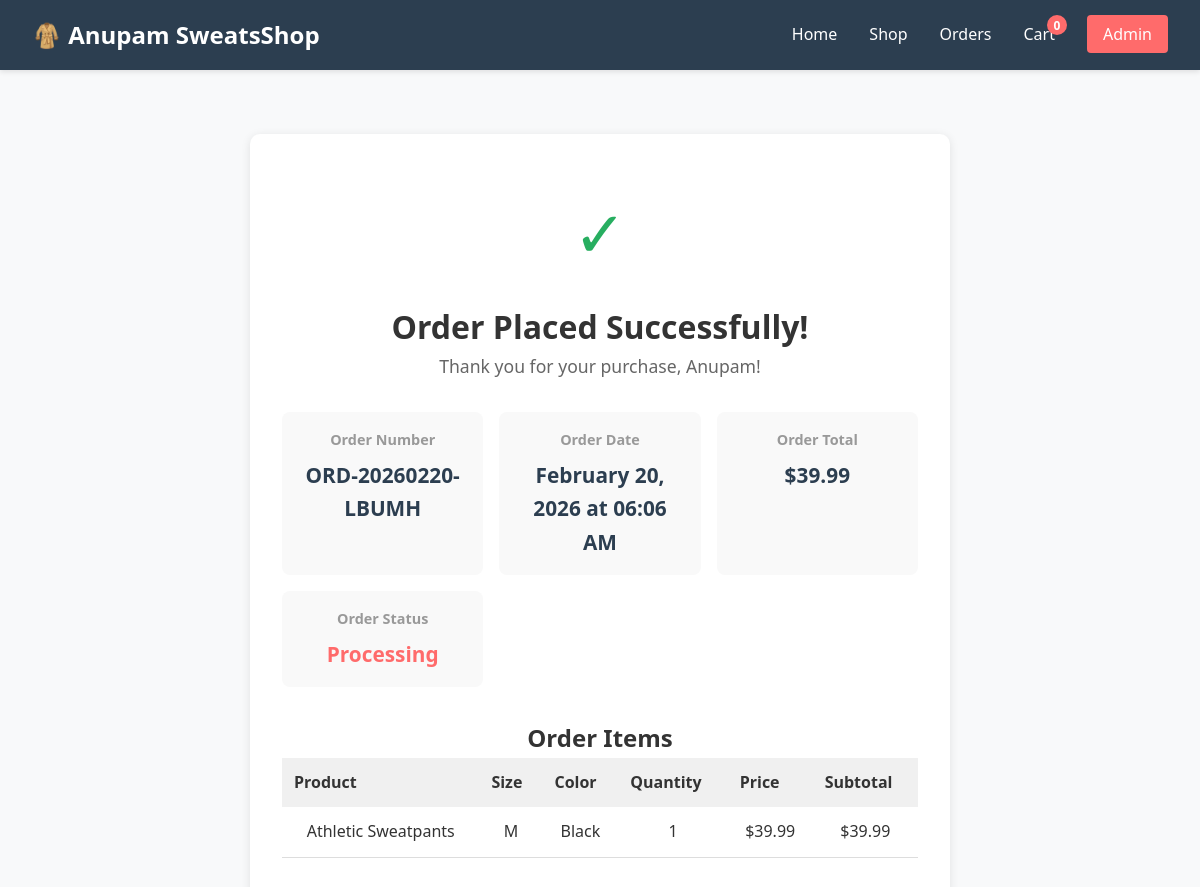
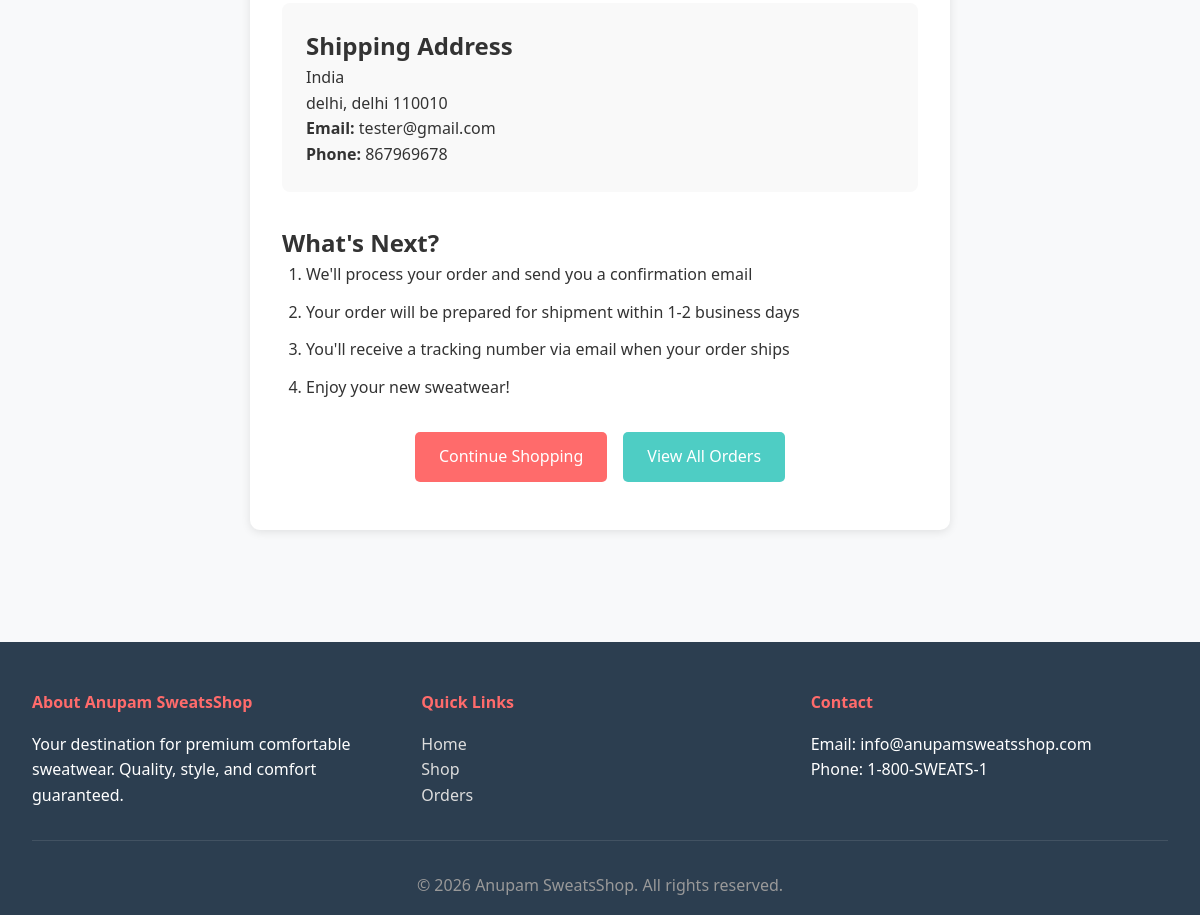
/order-success/1, run on the app's committed database (2 pictures, top to bottom).
### app.py (models this page shows, shortened)
class Order(db.Model):
    __tablename__ = 'orders'
    id = db.Column(db.Integer, primary_key=True)
    order_number = db.Column(db.String(20), unique=True, nullable=False)
    customer_name = db.Column(db.String(100), nullable=False)
    customer_email = db.Column(db.String(100), nullable=False)
    customer_phone = db.Column(db.String(20))
    shipping_address = db.Column(db.String(300), nullable=False)
    shipping_city = db.Column(db.String(50), nullable=False)
    shipping_state = db.Column(db.String(50))
    shipping_zip = db.Column(db.String(10))
    total_amount = db.Column(db.Float, nullable=False)
    status = db.Column(db.String(20), default='Pending')  # Pending, Processing, Shipped, Delivered, Cancelled
    payment_method = db.Column(db.String(50))
    notes = db.Column(db.Text)
    created_at = db.Column(db.DateTime, default=datetime.utcnow)
    updated_at = db.Column(db.DateTime, default=datetime.utcnow, onupdate=datetime.utcnow)
    items = db.relationship('OrderItem', backref='order', lazy=True, cascade='all, delete-orphan')

class OrderItem(db.Model):
    __tablename__ = 'order_items'
    id = db.Column(db.Integer, primary_key=True)
    order_id = db.Column(db.Integer, db.ForeignKey('orders.id'), nullable=False)
    product_id = db.Column(db.Integer, db.ForeignKey('products.id'), nullable=False)
    quantity = db.Column(db.Integer, nullable=False)
    size = db.Column(db.String(10))
    color = db.Column(db.String(50))
    price_at_purchase = db.Column(db.Float, nullable=False)
    created_at = db.Column(db.DateTime, default=datetime.utcnow)

class Product(db.Model):
    __tablename__ = 'products'
    id = db.Column(db.Integer, primary_key=True)
    name = db.Column(db.String(100), nullable=False, unique=True)
    description = db.Column(db.Text)
    price = db.Column(db.Float, nullable=False)
    stock = db.Column(db.Integer, default=0)
    category = db.Column(db.String(50))
    image_url = db.Column(db.String(255))
    created_at = db.Column(db.DateTime, default=datetime.utcnow)
    orders = db.relationship('OrderItem', backref='product', lazy=True)

### app.py (the view)
@app.route('/order-success/<int:order_id>')
def order_success(order_id):
    order = Order.query.get_or_404(order_id)
    return render_template('success.html', order=order)

### app.py (called while the page is built)
def get_cart_from_session():
    return session.get('cart', {})

@app.context_processor
def inject_cart_count():
    cart = get_cart_from_session()
    cart_count = sum(item['quantity'] for item in cart.values())
    return dict(cart_count=cart_count)

### templates/success.html (shortened to what this page needs)
{% extends 'base.html' %}
{% block content %}
<div class="success-container">
    <div class="success-content">
        <div class="success-icon">✓</div>
        <h1>Order Placed Successfully!</h1>
        <p class="success-message">Thank you for your purchase, {{ order.customer_name }}!</p>
        <div class="order-details">
            <div class="detail-box">
                <h3>Order Number</h3>
                <p class="detail-value">{{ order.order_number }}</p>
            </div>
            <div class="detail-box">
                <h3>Order Date</h3>
                <p class="detail-value">{{ order.created_at.strftime('%B %d, %Y at %I:%M %p') }}</p>
            </div>
            <div class="detail-box">
                <h3>Order Total</h3>
                <p class="detail-value">${{ "%.2f"|format(order.total_amount) }}</p>
            </div>
            <div class="detail-box">
                <h3>Order Status</h3>
                <p class="detail-value status-{{ order.status.lower() }}">{{ order.status }}</p>
            </div>
        </div>
        <div class="items-summary">
            <h2>Order Items</h2>
            <table class="items-table">
                <thead>
                    <tr>
                        <th>Product</th>
                        <th>Size</th>
                        <th>Color</th>
                        <th>Quantity</th>
                        <th>Price</th>
                        <th>Subtotal</th>
                    </tr>
                </thead>
                <tbody>
                    {% for item in order.items %}
                    <tr>
                        <td>{{ item.product.name }}</td>
                        <td>{{ item.size }}</td>
                        <td>{{ item.color }}</td>
                        <td>{{ item.quantity }}</td>
                        <td>${{ "%.2f"|format(item.price_at_purchase) }}</td>
                        <td>${{ "%.2f"|format(item.quantity * item.price_at_purchase) }}</td>
                    </tr>
                    {% endfor %}
                </tbody>
            </table>
        </div>
        <div class="shipping-info">
            <h2>Shipping Address</h2>
            <p>
                {{ order.shipping_address }}<br>
                {{ order.shipping_city }}, {{ order.shipping_state }} {{ order.shipping_zip }}<br>
                <strong>Email:</strong> {{ order.customer_email }}<br>
                {% if order.customer_phone %}<strong>Phone:</strong> {{ order.customer_phone }}{% endif %}
            </p>
        </div>
        <div class="next-steps">
            <h2>What's Next?</h2>
            <ol>
                <li>We'll process your order and send you a confirmation email</li>
                <li>Your order will be prepared for shipment within 1-2 business days</li>
                <li>You'll receive a tracking number via email when your order ships</li>
                <li>Enjoy your new sweatwear!</li>
            </ol>
        </div>
        <div class="success-actions">
            <a href="/shop" class="btn btn-primary">Continue Shopping</a>
            <a href="/orders" class="btn btn-secondary">View All Orders</a>
        </div>
    </div>
</div>
{% endblock %}

### static/css/style.css (style rules this page uses)
* { margin: 0; padding: 0; box-sizing: border-box; }
:root { --primary-color: #ff6b6b; --secondary-color: #4ecdc4; --dark-color: #2c3e50; --light-color: #ecf0f1; --text-color: #333; --border-color: #ddd; --success-color: #27ae60; --warning-color: #f39c12; --danger-color: #e74c3c; }
html { scroll-behavior: smooth; }
body { font-family: 'Segoe UI', Tahoma, Geneva, Verdana, sans-serif; line-height: 1.6; color: var(--text-color); background-color: #f8f9fa; }
.btn { padding: 0.75rem 1.5rem; border: none; border-radius: 5px; cursor: pointer; font-size: 1rem; transition: all 0.3s; text-decoration: none; display: inline-block; text-align: center; font-weight: 500; }
.btn-primary { background-color: var(--primary-color); color: white; }
.btn-secondary { background-color: var(--secondary-color); color: white; }
.success-container { background: white; padding: 3rem 2rem; border-radius: 10px; box-shadow: 0 2px 10px rgba(0,0,0,0.1); text-align: center; max-width: 700px; margin: 2rem auto; }
.success-icon { font-size: 4rem; color: var(--success-color); margin-bottom: 1rem; animation: scaleIn 0.5s ease-out; }
.success-message { color: #666; font-size: 1.1rem; margin-bottom: 2rem; }
.order-details { display: grid; grid-template-columns: repeat(auto-fit, minmax(150px, 1fr)); gap: 1rem; margin: 2rem 0; }
.detail-box { background: #f9f9f9; padding: 1rem; border-radius: 8px; }
.detail-box h3 { font-size: 0.9rem; color: #999; margin-bottom: 0.5rem; }
.detail-value { font-size: 1.3rem; font-weight: bold; color: var(--dark-color); }
.status-processing { color: var(--primary-color); }
.items-summary { margin: 2rem 0; }
.items-table { width: 100%; border-collapse: collapse; }
.items-table th { background-color: #f0f0f0; padding: 0.75rem; text-align: left; font-weight: bold; }
.items-table td { padding: 0.75rem; border-bottom: 1px solid var(--border-color); }
.shipping-info { background: #f9f9f9; padding: 1.5rem; border-radius: 8px; margin: 2rem 0; text-align: left; }
.next-steps { text-align: left; margin: 2rem 0; }
.next-steps ol { margin-left: 1.5rem; }
.next-steps li { margin-bottom: 0.75rem; }
.success-actions { display: flex; gap: 1rem; justify-content: center; margin-top: 2rem; }

### data on the page
Order: customer_name "Anupam", order_number "ORD-20260220-LBUMH", created_at "February 20, 2026 at 06:06 AM", total_amount "39.99", status "Processing", shipping_address "India", shipping_city "delhi", shipping_state "delhi", shipping_zip "110010", customer_email "tester@gmail.com", customer_phone "867969678"
OrderItem: product.name "Athletic Sweatpants", size "M", color "Black", quantity "1", price_at_purchase "39.99", item.quantity*item.price_at_purchase "39.99"

### other printed values
{{ cart_count }} "0"
